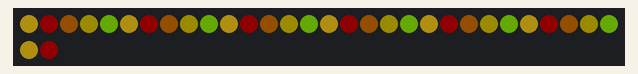
Simulated run of this sketch. Board: Arduino Uno, built with avr-gcc and run on an emulated ATmega328P. Parts: 32 RGB LEDs in strip order, left to right, continuing on the next row. Dim RGB values are drawn brighter than linear; random numbers use the default seed unless the sketch sets one; what the sketch prints to the serial monitor is not drawn.

Above: at 25.96 s.
At 26.96 s:
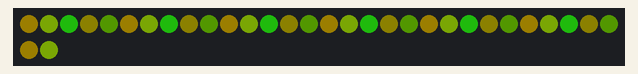
At 28.96 s:
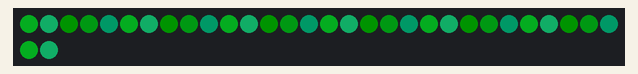
At 31.96 s:
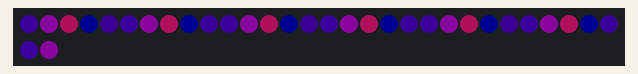
At 34.96 s:
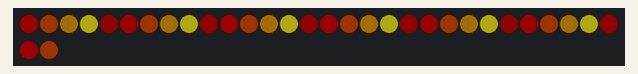
At 38.96 s:
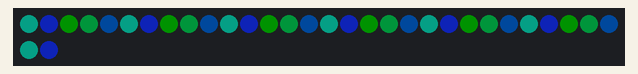

The sketch:

repeating_pattern.ino
```cpp
//***************************************************************
// If we want a pattern to repeat every 5 pixels then the
// first pixel set to light up would be: 0,5,10,15,20...
// This can be represented by:  leds[5 * (x - 1) + 5]
//
// Let's put this into a loop with some variables!
//
//
// Marc Miller, Nov 2015
//              May 2020 - replaced all delays with EVERY_N
//              June 2021 - renamed some variables
//***************************************************************

#include "FastLED.h"
#define LED_TYPE LPD8806
#define DATA_PIN 11
#define CLOCK_PIN 13
#define NUM_LEDS 32
#define COLOR_ORDER GRB
#define MASTER_BRIGHTNESS 100
CRGB leds[NUM_LEDS];

uint8_t hue;     // Pixel color

// How often does the pattern repeat?
static uint16_t repeatEvery = 5;

// Therefore the number of times the pattern will repeat down the strip is:
static uint16_t numberOfRepeats = NUM_LEDS/repeatEvery;


//---------------------------------------------------------------
void setup() {
  Serial.begin(115200);  // Allows serial monitor output (check baud rate)
  delay(2500);  // Startup delay
  FastLED.addLeds<LED_TYPE, DATA_PIN, CLOCK_PIN, COLOR_ORDER>(leds, NUM_LEDS);
  FastLED.setBrightness(MASTER_BRIGHTNESS);
  Serial.print("NumberOfRepeats = "); Serial.print(numberOfRepeats);
  Serial.print(" within the strip of length "); Serial.println(NUM_LEDS);
  Serial.println("Setup done.");
}

//---------------------------------------------------------------
void loop() {

  EVERY_N_MILLISECONDS(50) {
    fadeToBlackBy( leds, NUM_LEDS, 7);  // slowly fade out pixels
  }

  EVERY_N_MILLISECONDS(500) {
    static uint8_t hueOffset;
    static uint8_t hueShift;

    //hue = ((255 / repeatEvery) * hueOffset) + hueShift;  // Change the hue for each pixel set.
    hue = (20 * hueOffset) + hueShift;  // Change the hue for each pixel set.

    for (uint16_t x = 0; x < numberOfRepeats + 1; x++) {
      static uint16_t i;
      i = (repeatEvery * (x - 1)) + repeatEvery + hueOffset;  // The pixel number to draw
      if (i < NUM_LEDS) {  // Only draw pixel numbers within NUM_LEDS
        leds[i] = CHSV(hue,180,255);
      }
    }

    hueOffset++;
    if (hueOffset == repeatEvery) {
      hueOffset = 0;
      hueShift = hueShift + random8(55,77);
    }

  } //end_every_n

  FastLED.show();  // Display all pixels in a set at the same time.


} //end_main_loop
```
